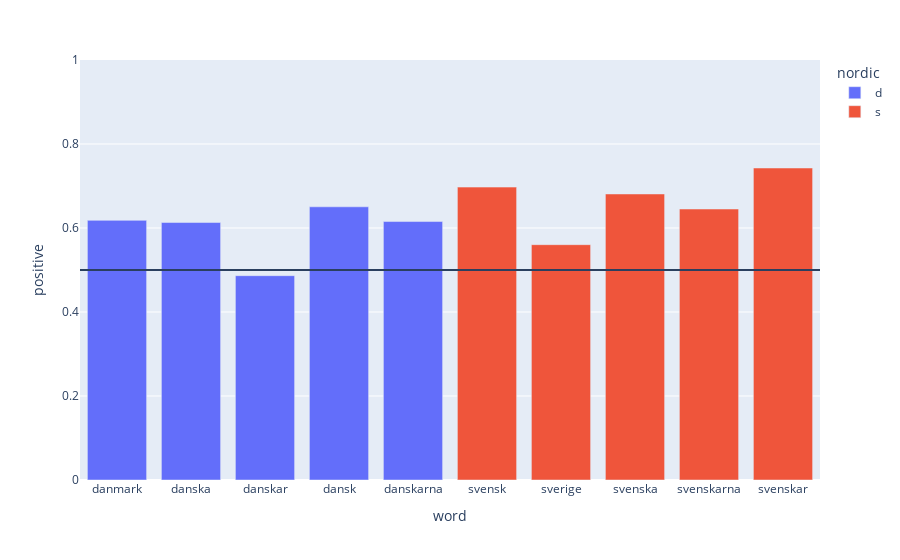

This figure's notebook cell:
### Code cell
fig = px.bar(nordic_sentiments, y='positive', color='nordic', x='word', range_y=[0, 1])
fig.add_hline(y=0.5)
fig.show()

### Figure 1 — Plotly figure (JSON) as saved in the notebook; plotly's stock layout.template omitted (floating-point values rounded to 4 significant figures)
{"data": [{"alignmentgroup": "True", "hovertemplate": "nordic=d<br>word=%{x}<br>positive=%{y}<extra></extra>", "legendgroup": "d", "marker": {"color": "#636efa"}, "name": "d", "offsetgroup": "d", "orientation": "v", "showlegend": true, "textposition": "auto", "type": "bar", "x": ["danmark", "danska", "danskar", "dansk", "danskarna"], "xaxis": "x", "y": [0.6182, 0.6131, 0.4865, 0.6505, 0.6154], "yaxis": "y"}, {"alignmentgroup": "True", "hovertemplate": "nordic=s<br>word=%{x}<br>positive=%{y}<extra></extra>", "legendgroup": "s", "marker": {"color": "#EF553B"}, "name": "s", "offsetgroup": "s", "orientation": "v", "showlegend": true, "textposition": "auto", "type": "bar", "x": ["svensk", "sverige", "svenska", "svenskarna", "svenskar"], "xaxis": "x", "y": [0.6974, 0.5603, 0.681, 0.6452, 0.7429], "yaxis": "y"}], "layout": {"barmode": "relative", "legend": {"title": {"text": "nordic"}, "tracegroupgap": 0}, "margin": {"t": 60}, "shapes": [{"type": "line", "x0": 0, "x1": 1, "xref": "x domain", "y0": 0.5, "y1": 0.5, "yref": "y"}], "xaxis": {"anchor": "y", "domain": [0, 1], "title": {"text": "word"}}, "yaxis": {"anchor": "x", "domain": [0, 1], "range": [0, 1], "title": {"text": "positive"}}}}
